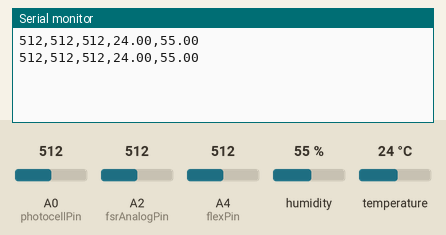
This sketch was run on a simulated Arduino Uno, built with avr-gcc and run on an emulated ATmega328P. Parts: the last lines printed to the serial monitor. The test bench sets the inputs (shaded band); at power-on: humidity 55 %, A0 (photocellPin) = 512, A2 (fsrAnalogPin) = 512, A4 (flexPin) = 512, temperature 24 °C.

Above: at 1.8 s.
1.9 s: humidity set to 22 %
At 2.8 s:
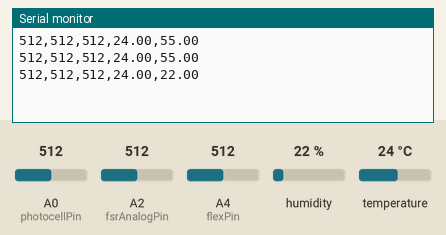
3.4 s: A0 (photocellPin) set to 716
At 4.7 s:
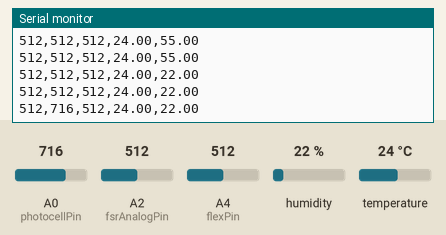
4.9 s: A2 (fsrAnalogPin) set to 716
At 6.0 s:
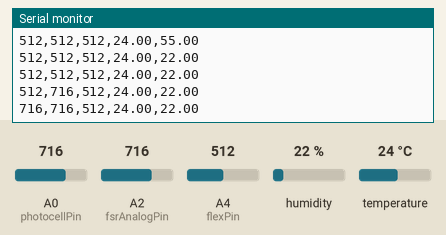
6.4 s: A4 (flexPin) set to 716
At 7.5 s:
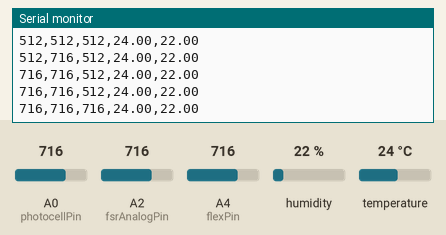
7.9 s: temperature set to 12 °C
At 9.1 s:
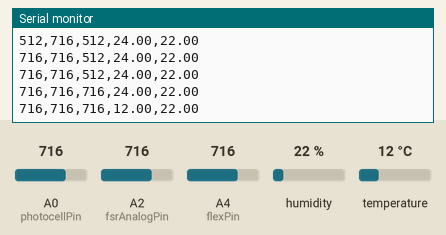
9.4 s: A0 (photocellPin) set to 992
At 9.4 s:
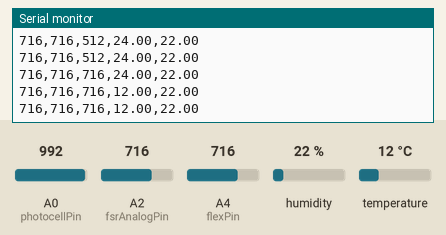
Timing chart, 0 to 11.9 s (numbered marks = the images above; inputs shaded):
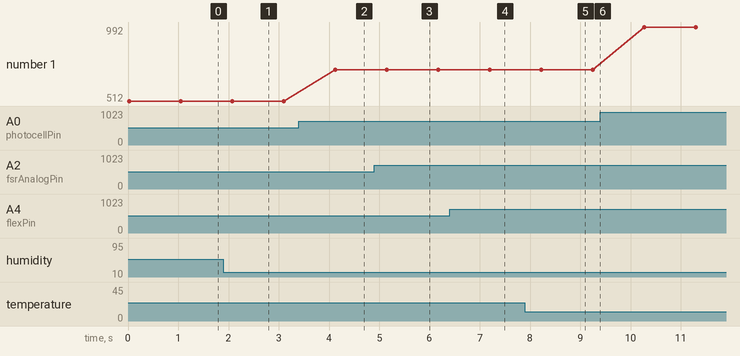

The sketch:

sensor_gathering.ino
```cpp
#include <dht.h>

dht DHT;

#define DHT11_PIN 7

int photocellPin = 0;
int photocellReading;
int fsrAnalogPin = 2;
int fsrReading;
int flexPin = 4;
int flexReading;

void setup(){
  Serial.begin(9600);
}

void loop()
{
  fsrReading = analogRead(fsrAnalogPin);
  photocellReading = analogRead(photocellPin);
  flexReading = analogRead(flexPin);
  int chk = DHT.read11(DHT11_PIN);

  //photocellReading = map(photocellReading, 670, 1000, 0, 100);
  //flexReading = map(flexReading, 700, 900, 0, 100);


  Serial.print(fsrReading);
  Serial.print(",");
  Serial.print(photocellReading);
  Serial.print(",");
  Serial.print(flexReading);
  Serial.print(",");
  Serial.print(DHT.temperature);
  Serial.print(",");
  Serial.println(DHT.humidity);
  delay(1000);
}
```

Measured:
- after the input at 1.9 s, the serial monitor: prints a new line after 0.17 s (image 1)
- after the input at 3.4 s, the serial monitor: prints a new line after 0.72 s (image 2)
- after the input at 4.9 s, the serial monitor: prints a new line after 0.25 s (image 3)
- after the input at 6.4 s, the serial monitor: prints a new line after 0.80 s (image 4)
- after the input at 7.9 s, the serial monitor: prints a new line after 0.32 s (image 5)
- plotted number 1: 512 → 716 after the input at 3.4 s, 716 → 992 after the input at 9.4 s
